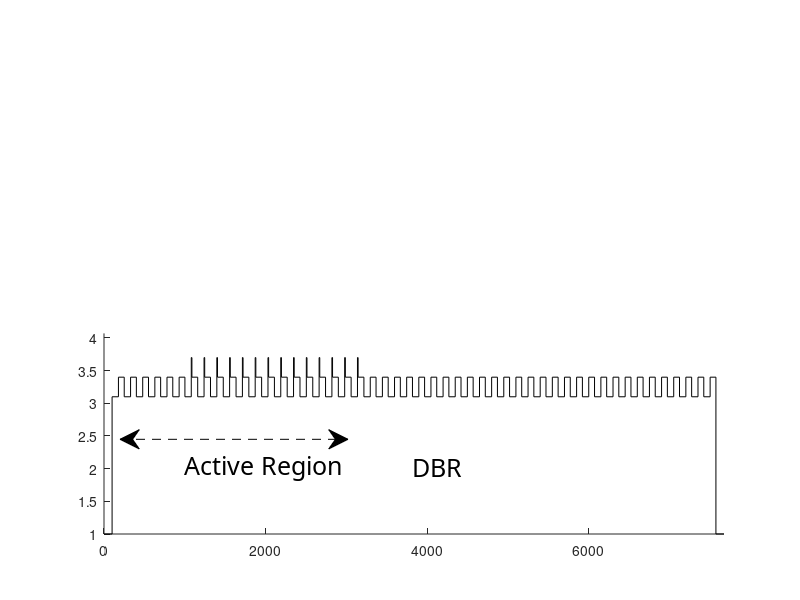

This figure's MATLAB source: (Note: this script raises an error after producing the figure.)
close all

%% "ESSENTIAL" PARAMETERS
lambdaWindowOpt = [ 973, 975]*1e-9;
lambdaStepsOpt = 10;
optNum = 1000;                   % Number of loops that the optimizer conducts
optReset = 2000;                   % Numer of loops before optimizer resets

lambdaWindow = [ 900, 1020]*1e-9;
lambdaSteps = 1000;
%% STANDARD GRATING
% Grating before active region
lbdMaxRef = 974e-9;             % Wavelength of maximum reflection
grateNumAnt = 6;                % Number of bilayers in DBR
nH = 3.40;                      % High refractive index
nL = 3.10;                      % Low refractive index
lH = lbdMaxRef/(4*nH);          % Quarter wavelength widths of high refractive index
lL = lbdMaxRef/(4*nL);          % Quarter wavelength widths of low refractive index
LAnt = [repmat([lL,lH], 1, grateNumAnt), lL]; 
nAnt = [repmat([nL,nH], 1, grateNumAnt), nL];

% Grating after active region
grateNumPost = 6;                % Number of bilayers in DBR
nH = 3.40;                      % High refractive index
nL = 3.10;                      % Low refractive index
lH = lbdMaxRef/(4*nH);          % Quarter wavelength widths of high refractive index
lL = lbdMaxRef/(4*nL);          % Quarter wavelength widths of low refractive index
LPost = [repmat([lH, lL], 1, grateNumPost)]; 
nPost = [repmat([nH, nL], 1, grateNumPost)];

% Grating in active region
numWell = 14;                   % Number of quantum wells
nQ = 3.7;                       % Refractive index of quantum wells
nCH = 3.40;                     % Refractive index of high spacers
nCL = 3.10;                     % Refractive index of low spacers
lWell = 8e-9;                   % Widths of quantum wells in meters (must be fixed)
lCladH = lH;                    % Widths of surrounding cladding (High refractive index)
lCladL = lL;                    % Widths of surrounding cladding (Low refractive index)
sigQ = -300 ;                  % Sigmas approximating gain of quantum well
sigmaQ = repmat([sigQ, 0, 0 ], 1, numWell);   
LActive = repmat([lWell, lCladH, lCladL ], 1, numWell);
nActive = repmat([nQ, nCH, nCL],1,numWell);

% Grating in DBR
lbdMaxRef = 974e-9;             % Wavelength of maximum reflection
grateNum = 22;                  % Number of bilayers in DBR
nH = 3.40;                      % High refractive index
nL = 3.10;                      % Low refractive index
lH = lbdMaxRef/(4*nH);          % Quarter wavelength widths of high refractive index
lL = lbdMaxRef/(4*nL);          % Quarter wavelength widths of low refractive index
LDBR = [lH, repmat([lL,lH], 1, grateNum)]; 
nDBR = [nH, repmat([nL,nH], 1, grateNum)];

% Total index and grating vectors
nInit = 1;                      % Refractive index before structure
nEnd = 1;                       % Refractive index after structure
L = [LAnt, LActive, LPost, LDBR];
n = [nInit, nAnt, nActive, nPost, nDBR, nEnd];
sig = [0 zeros(1,length(LAnt)) sigmaQ zeros(1,length(LPost)) zeros(1,length(LDBR)), 0];

% Plot grating profile
figure('outerposition', [10, 250, 1000, 900])
% Arbitrary widths for posterior and anterior materials
subplot(2,1,2)
LInit = 100e-9;
LEnd = 100e-9;
LGraph = [LInit, L, LEnd];
base = zeros(1,length(LGraph));
leg = 0;
for k = 1:length(LGraph);
    base(k) = leg;
    leg = LGraph(k)+leg;
end
hold on
base2 = [base base(end)+LEnd];
stairs(base2*1e9,[n n(end)], 'k-')
axis([0, max(base2)*1e9, 1, 1.1*max(n)])
text( 1e9*base(numWell), 2.02, 'Active Region', 'fontsize', 18, 'fontname', 'cordia new')
text( 1e9*base(3*numWell+grateNum), 2.02, 'DBR', 'fontsize', 18, 'fontname', 'cordia new')
annotation('doublearrow', [.15 .435], [1.09 , 1.09]/(1.1*max(n)), 'linestyle', '--', 'headstyle', 'cback1')
annotation('doublearrow', [.44 .89], [1.09 , 1.09]/(1.1*max(n)), 'linestyle', '--', 'headstyle', 'cback1')
hold off
title('Grating profile', 'fontsize', 18, 'fontname', 'cordia new')
xlabel('nm', 'fontsize', 18, 'fontname', 'cordia new')
ylabel('Refractive Index', 'fontsize', 18, 'fontname', 'cordia new')

% Generate solution based on standard active grating
[lambdas, R, T, tauPicoR, tauPicoT, phaseR, phaseT] = gainFun(lambdaWindow(1), lambdaWindow(2), lambdaSteps, n, L, sig);
subplot(2,1,1)
hold on;
plot(lambdas*1e9, R, 'r-')
plot(lambdas*1e9, T, 'b-')
xlabel('{\lambda} [nm]', 'fontsize', 18, 'fontname', 'cordia new')
ylabel('E_z', 'fontsize', 18, 'fontname', 'cordia new')
axis([lambdas(1)*1e9, lambdas(end).*1e9, 0, 1.2*max([max(T),max(R)])]);
ledger = ['{\lambda}/4 Reflected Wave  '; '{\lambda}/4 Transmitted Wave'];
hleg = legend(ledger, 'location', 'SouthWest');
set(hleg, 'fontsize', 18, 'fontname', 'cordia new')
title('Transfer Matrix Solution Spectrum', 'fontsize', 18, 'fontname', 'cordia new')

% Show time delay and phase in another graph
figure('outerposition', [1000, 50, 800, 800])
subplot(2,1,1)
plot(lambdas*1e9, phaseR, 'r-', lambdas*1e9, phaseT, 'b-')
title('Phase of Spectra', 'fontsize', 18, 'fontname', 'cordia new')
xlabel('{\lambda} [nm]', 'fontsize', 18, 'fontname', 'cordia new')
ylabel('Phase (rads)', 'fontsize', 18, 'fontname', 'cordia new')
hleg = legend(ledger, 'location', 'NorthEast');
set(hleg, 'fontsize', 18, 'fontname', 'cordia new')

subplot(2,1,2)
plot(lambdas*1e9, tauPicoR, 'r-', lambdas*1e9, tauPicoT, 'b-')
title('Group Time Delay', 'fontsize', 18, 'fontname', 'cordia new')
xlabel('{\lambda} [nm]', 'fontsize', 18, 'fontname', 'cordia new')
ylabel('Time delay (ps)', 'fontsize', 18, 'fontname', 'cordia new')
legend('{\lambda}/4 Reflected Wave', '{\lambda}/4 Transmitted Wave') 
hleg = legend(ledger, 'location', 'SouthWest');
set(hleg, 'fontsize', 18, 'fontname', 'cordia new')


% Load previous data
fileName = input('Enter filename.mat for data storage: ', 's')
save(fileName)

%% OPTIMIZATION
% Assign values if the optimizing functions do not exist
resetVar = input('Reset variables? Type "0" if no, and "1" if yes.');

if exist('currentGain', 'var') == 0 || resetVar == 1
    currentGain = 0;
end

if exist('currentOptimum', 'var') == 0 || resetVar == 1
    currentOptimum = L;
end

if exist('storage', 'var') == 0 || resetVar == 1
    storage = L;
end

if exist('storageBin', 'var') == 0 || resetVar == 1
    storageBin = L;
end

if exist('storageGain', 'var') == 0 || resetVar == 1
    storageGain = 0;
end

% Set Optimization function 'gainOptim.m'
gainFunNew = @(x) phaseOptim(lambdaWindowOpt(1), lambdaWindowOpt(2), lambdaStepsOpt, n, x, sig);
variables = length(L);
options = gaoptimset('tolfun', 1e-2, 'populationsize', 20+length(storage(:,1)), 'timelimit', inf, ...
                     'display', 'off', 'stalltimelimit', inf, 'useparallel', 'always', 'crossoverfraction', .9, ...
                     'initialPopulation', storage);
% Set bounds
LB = ones(size(L))*.5*mean(L);
UB = ones(size(L))*2*mean(L);
% Sizes for quantum wells must remain static
for m = 1:length(L)
    if (sig(m+1) ~= 0)
        LB(m) = L(m);
        UB(m) = L(m);
    end
end

% Optimizing loop
k = 0;
grateSize = sum(L);
timeElapsed = 0;
tic

while k <= optNum
    tic
        k = k+1;
        optimalLength = ga (gainFunNew, variables, [], [], [], [], LB, UB, [], options );


    % Store previous solutions
    newGain = 1/gainFunNew(optimalLength);
    newOptimum = optimalLength;

    if currentGain < newGain
        currentGain = newGain;
        currentOptimum = newOptimum;
        storage = [storage ; currentOptimum];

    end

    if length(storage(:,1)) >= 3;
        storage = currentOptimum;
    end


    if k >= optReset;
        storageBin = [storageBin; storage];
        storageGain = [storageGain; currentGain];
        storage = zeros(1,length(currentOptimum));
        currentOptimum = storage;
        currentGain = 0;
        k = 0;
        save(fileName) 
    end
    
    runTime = toc;
    timeElapsed = timeElapsed + runTime;
    display(' ')
    display(strcat('Iterations: ', num2str(k)))
    display(strcat('Current Optimum: ', num2str(currentGain)))
    display(strcat('Time elapsed: ', num2str(timeElapsed), '      Run: ', num2str(runTime)))
end

optimizeTime = toc;
display(strcat('Optimizing time: ', num2str(optimizeTime/3600), 'hr'))

%%
% Plot grating profile
figure('outerposition', [10, 250, 1000, 900])
% Arbitrary widths for posterior and anterior materials
subplot(2,1,2)
LGraph = [LInit, currentOptimum, LEnd];
base = zeros(1,length(LGraph));
leg = 0;
for k = 1:length(LGraph);
    base(k) = leg;
    leg = LGraph(k)+leg;
end
hold on
base2 = [base base(end)+LEnd];
stairs(base2*1e9,[n n(end)], 'k-')
axis([0, max(base2)*1e9, 0, 1.1*max(n)])
text( 1e9*base(numWell), 2.02, 'Active Region', 'fontsize', 18, 'fontname', 'cordia new')
text( 1e9*base(3*numWell+grateNum), 2.02, 'DBR', 'fontsize', 18, 'fontname', 'cordia new')
annotation('doublearrow', [.15 .435], [1.09 , 1.09]/(1.1*max(n)), 'linestyle', '--', 'headstyle', 'cback1')
annotation('doublearrow', [.44 .89], [1.09 , 1.09]/(1.1*max(n)), 'linestyle', '--', 'headstyle', 'cback1')
hold off
title('Grating profile', 'fontsize', 18, 'fontname', 'cordia new')
xlabel('nm', 'fontsize', 18, 'fontname', 'cordia new')
ylabel('Refractive Index', 'fontsize', 18, 'fontname', 'cordia new')

% Generate solution based on standard active grating
[lambdas, R, T, tauPicoR, tauPicoT, phaseR, phaseT] = gainFun(lambdaWindow(1), lambdaWindow(2), lambdaSteps, n, currentOptimum, sig);
subplot(2,1,1)
hold on;
plot(lambdas*1e9, R, 'r-')
plot(lambdas*1e9, T, 'b-')
xlabel('{\lambda} [nm]', 'fontsize', 18, 'fontname', 'cordia new')
ylabel('E_z', 'fontsize', 18, 'fontname', 'cordia new')
axis([lambdas(1)*1e9, lambdas(end).*1e9, 0, 1.2*max([max(T),max(R)])]);
ledger = ['{\lambda}/4 Reflected Wave  '; '{\lambda}/4 Transmitted Wave'];
hleg = legend(ledger, 'location', 'SouthWest');
set(hleg, 'fontsize', 18, 'fontname', 'cordia new')
title('Transfer Matrix Solution Spectrum', 'fontsize', 18, 'fontname', 'cordia new')

% Show time delay and phase in another graph
figure('outerposition', [1000, 50, 800, 800])
subplot(2,1,1)
plot(lambdas*1e9, phaseR, 'r-', lambdas*1e9, phaseT, 'b-')
title('Phase of Spectra', 'fontsize', 18, 'fontname', 'cordia new')
xlabel('{\lambda} [nm]', 'fontsize', 18, 'fontname', 'cordia new')
ylabel('Phase (rads)', 'fontsize', 18, 'fontname', 'cordia new')
hleg = legend(ledger, 'location', 'NorthEast');
set(hleg, 'fontsize', 18, 'fontname', 'cordia new')

subplot(2,1,2)
plot(lambdas*1e9, tauPicoR, 'r-', lambdas*1e9, tauPicoT, 'b-')
title('Group Time Delay', 'fontsize', 18, 'fontname', 'cordia new')
xlabel('{\lambda} [nm]', 'fontsize', 18, 'fontname', 'cordia new')
ylabel('Time delay (ps)', 'fontsize', 18, 'fontname', 'cordia new')
legend('{\lambda}/4 Reflected Wave', '{\lambda}/4 Transmitted Wave') 
hleg = legend(ledger, 'location', 'SouthWest');
set(hleg, 'fontsize', 18, 'fontname', 'cordia new')

